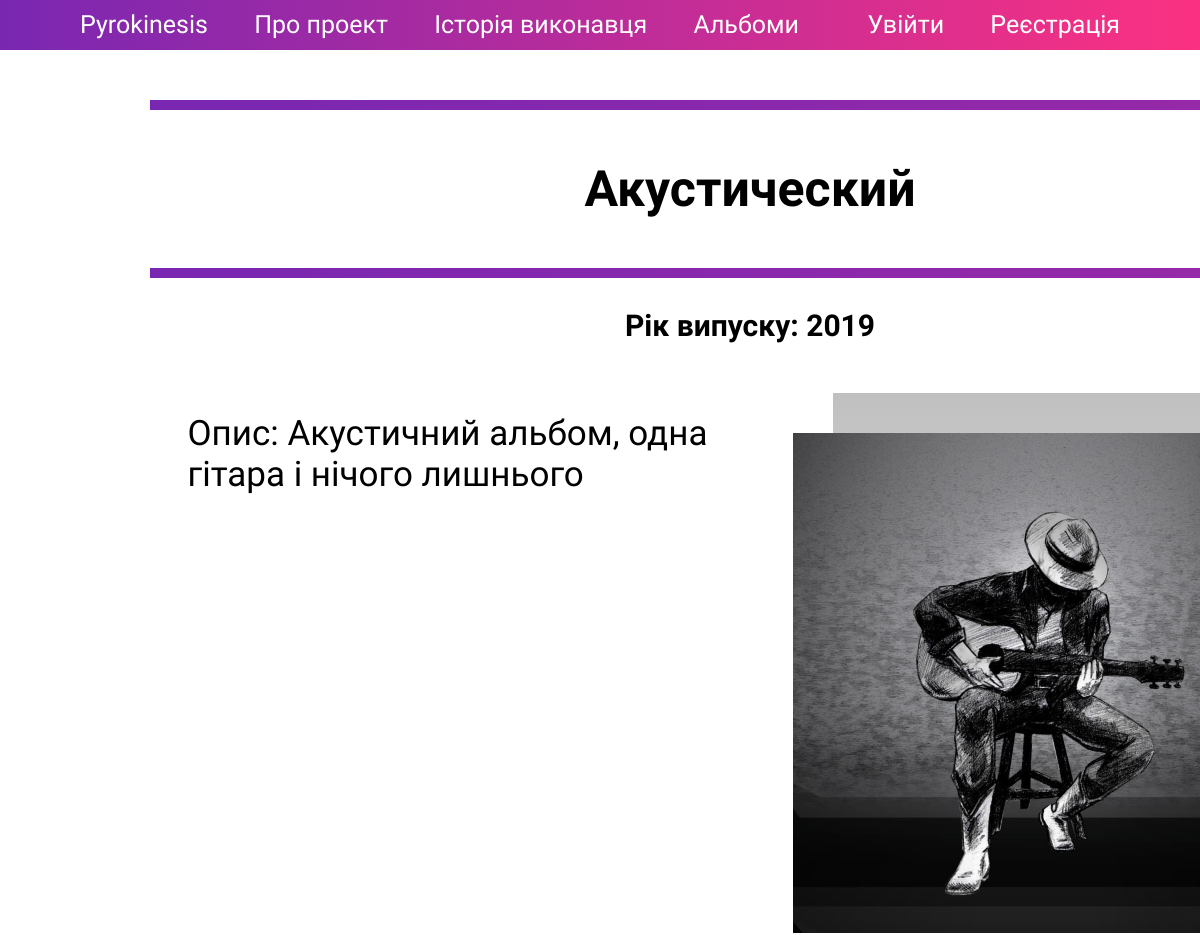
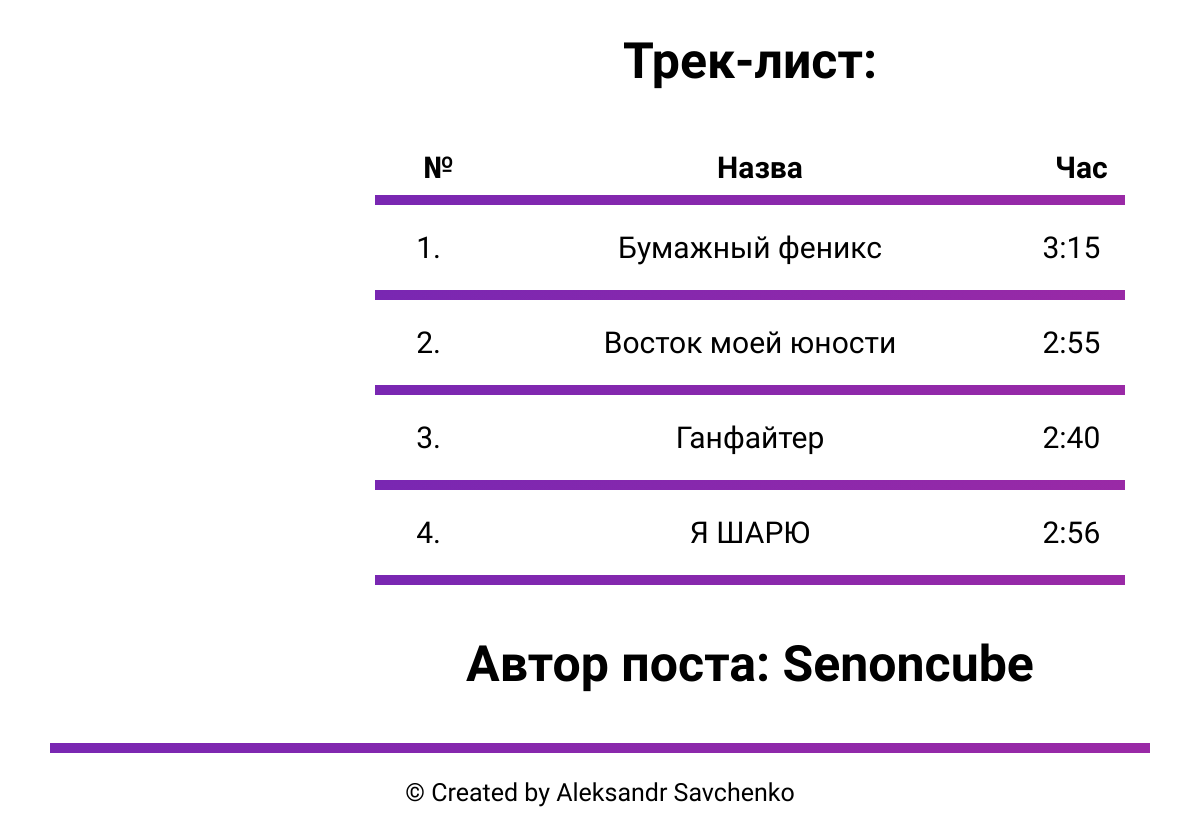
/albums/akustik, run on the app's committed database (2 pictures, top to bottom).
### app.py (models this page shows, shortened)
class album(db.Model):
    id = db.Column(db.Integer, primary_key=True)
    name = db.Column(db.String(50), unique=True, nullable=False)
    year = db.Column(db.Integer, nullable=False)
    cover = db.Column(db.String(100), nullable=False)
    post_author = db.Column(db.Integer, db.ForeignKey('users.id'))
    path = db.Column(db.String(50), unique=True, nullable=False)
    description = db.Column(db.String(500))
    songs = db.relationship('song', backref='album')

class song(db.Model):
    id = db.Column(db.Integer, primary_key=True)
    in_alb_id = db.Column(db.Integer, nullable=False)
    name = db.Column(db.String(50), nullable=False)
    length = db.Column(db.String(50), nullable=False)
    album_id = db.Column(db.Integer, db.ForeignKey('album.id'))

class users(db.Model):
    id = db.Column(db.Integer, primary_key=True)
    username = db.Column(db.String(50), unique=True, nullable=False)
    password = db.Column(db.String(50), nullable=False)
    albums = db.relationship('album', backref='user')

### app.py (the view)
@app.route('/albums/<path>')
def album_path(path):
    alb = album.query.filter_by(path=path).first()
    alb_author = users.query.filter_by(id=alb.post_author).first()
    return render_template('album_layout.html', album=alb, post_author=alb_author.username)

### templates/album_layout.html (shortened to what this page needs)
{% extends 'layout.html' %}
{% block styles %}
    <link rel="stylesheet" href="/static/album_styles.css">
{% endblock %}
{% block content %}
    <main>
        <div class="line main"></div>
            <h1>{{ album.name }}</h1>
        <div class="line main"></div>
        <h2>Рік випуску: {{ album.year }}</h2>
        <div class="section-wraper">
            <div class="section">
                <div class="text">
                    Опис: {{ album.description }}
                </div>
                <div class="pyro-photo1">
                    <img src="/static/covers/{{ album.cover }}">
                </div>
            </div>
        </div>
         <h1 class="marg">Трек-лист:</h1>
    <div class="section-wraper">
        <div class="song-list">
            <div class="song-li list-head">
                <div>№</div>
                <div>Назва</div>
                <div>Час</div>
            </div>
            <div class="line small"></div>
            {% for song in album.songs %}
                <div class="song-li">
                    <div>{{ song.in_alb_id }}.</div>
                    <div>{{ song.name }}</div>
                    <div>{{ song.length }}</div>
                </div>
                <div class="line small"></div>
            {% endfor %}
        </div>
    </div>
    <h1>Автор поста: {{ post_author }}</h1>
    </main>
{% endblock %}

### templates/layout.html (shortened to what this page needs)
<!DOCTYPE html>
<html lang="ua">
<head>
    <link rel="stylesheet" href="/static/main.css">
    {% block styles %}{% endblock %}
</head>
<body>
    <header class="main-header">
        <nav>
            <div class="left">
                <a href="{{ url_for('home') }}">Pyrokinesis</a>
                <a href="{{ url_for('about') }}">Про проект</a>
                <a href="{{ url_for('history') }}">Історія виконавця</a>
                <a href="{{ url_for('albums') }}">Альбоми</a>
            </div>
            <div class="right">
                {% if 'user' in session %}
                    <a>{{ session['user'] }}</a>
                    <a href="{{ url_for('logout') }}">Вийти</a>
                {% else %}
                    <a href="{{ url_for('login') }}">Увійти</a>
                    <a href="{{ url_for('register') }}">Реєстрація</a>
                {% endif %}
            </div>
        </nav>
    </header>
    {% block content %}
    {% endblock %}
    <footer class="foot">
        <div class="line long"></div>
        <div class="cop">© Created by Aleksandr Savchenko</div>
    </footer>
</body>
</html>

### static/main.css (style rules this page uses)
body, html { margin: 0; padding: 0; overflow-x: hidden; }
* { box-sizing: border-box; }
.main-header { position: fixed; width: 100%; height: 50px; display: flex; justify-content: center; background: linear-gradient(to right, #7927b2, #fb3182); color: white; font-family: "Raleway", Arial; font-size: 25px; z-index: 1000; }
.main-header nav { width: 90%; height: 100%; display: flex; justify-content: space-between; }
.main-header div, .small-header div { height: 100%; display: inline-block; }
.main-header a { display: inline-block; height: 100%; line-height: 50px; padding: 0 20px; text-decoration: none; color: white; transition: background-color, 0.5s; }
.line { width: calc(100% - 100px); height: 10px; background: linear-gradient(to right, #7927b2, #fb3182); background-size: 400% 100%; margin-left: 50px; animation: forwards move_gradient 5s ease-in-out infinite; }
.foot { display: block; width: 100%; height: 12vh; color: white; font-size: 25px; z-index: 1000; }
.foot .cop { display: block; color: black; line-height: 10vh; text-align: center; font-family: "Raleway", Arial; }
main { min-width: 1500px; margin-top: 50px; font-family: "Raleway", Arial; }
.line.main { width: 80%; display: block; padding: 0; margin: 100px auto; }
h1 { font-size: 50px; text-align: center; margin: 0; }
.line.main:first-of-type { margin-bottom: 50px; }
.line.main:nth-of-type(2) { margin-top: 50px; }
a { text-decoration: none; }
.pyro-photo1::after { content: ""; width: 100%; height: 100%; display: block; position: relative; top: -100%; left: 0; transition: transform 0.2s; transform: translate(20px, -20px); background: linear-gradient(#bfbfbf, white); z-index: -1; }

### static/album_styles.css (style rules this page uses)
.section-wraper { display: flex; justify-content: center; }
.section { width: 75%; display: grid; grid-template-columns: 2fr 1fr; column-gap: 50px; }
.pyro-photo1 img { width: 500px !important; min-height: 500px; }
.pyro-photo1 img { transition: transform 0.2s; transform: translate(-20px, 20px); }
h2 { margin: -70px 0 70px 0; text-align: center; font-size: 30px; }
.text { font-size: 35px; }
.song-list { width: 50%; margin-bottom: 50px; }
.song-li { width: 100%; display: grid; justify-content: center; grid-template-columns: 1fr 5fr 1fr; text-align: center; font-size: 30px; margin: 25px 0; }
.marg { margin: 50px 0; }
.line.small { width: 100%; margin: 0; }
h1:last-of-type { margin-bottom: 50px; }
.list-head { font-weight: bold; margin: 10px; }

### data on the page
album: name "Акустический", year "2019", description "Акустичний альбом, одна гітара і нічого лишнього", cover (picture)
song: in_alb_id "1", name "Бумажный феникс", length "3:15"
song: in_alb_id "2", name "Восток моей юности", length "2:55"
song: in_alb_id "3", name "Ганфайтер", length "2:40"
song: in_alb_id "4", name "Я ШАРЮ", length "2:56"
users: username "Senoncube"
